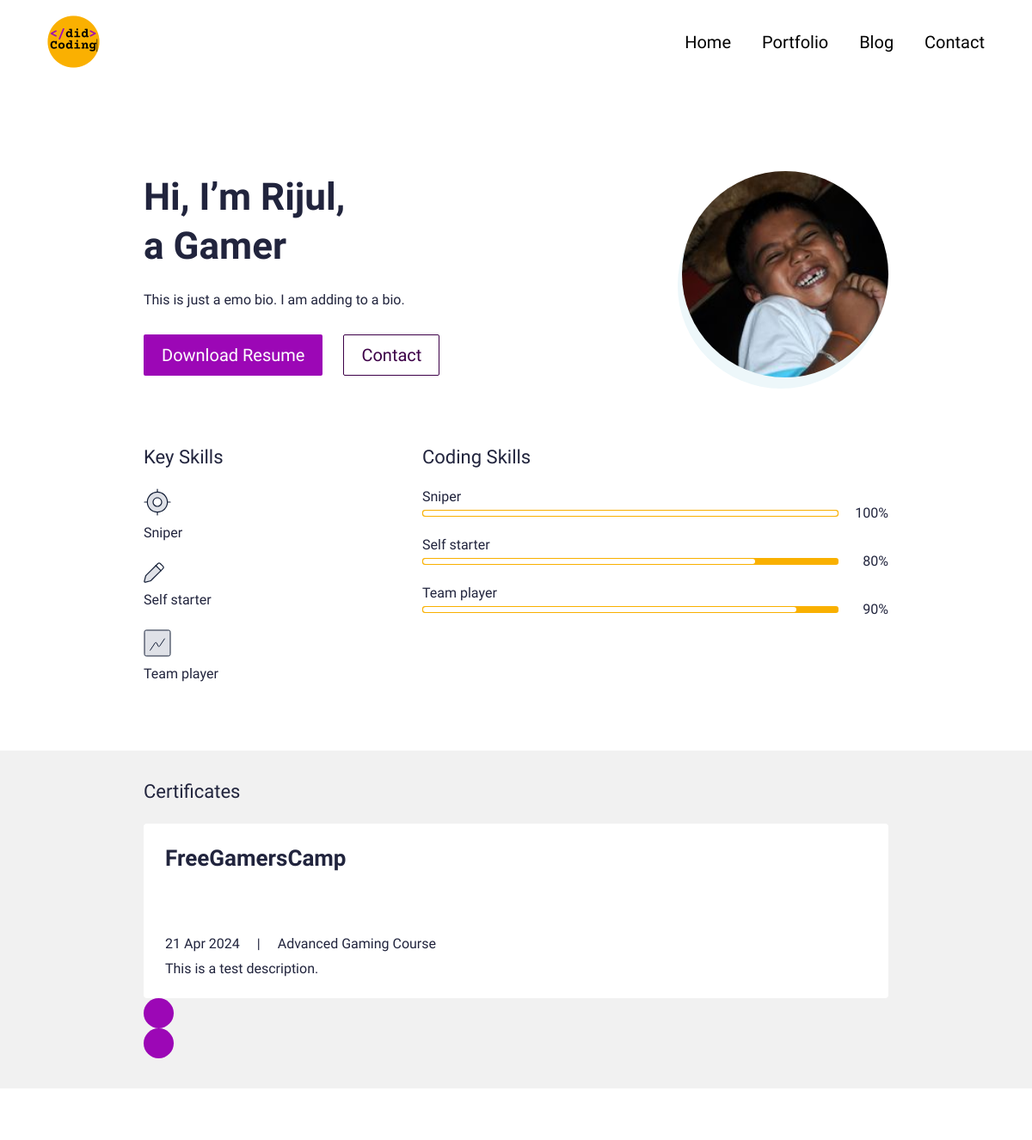
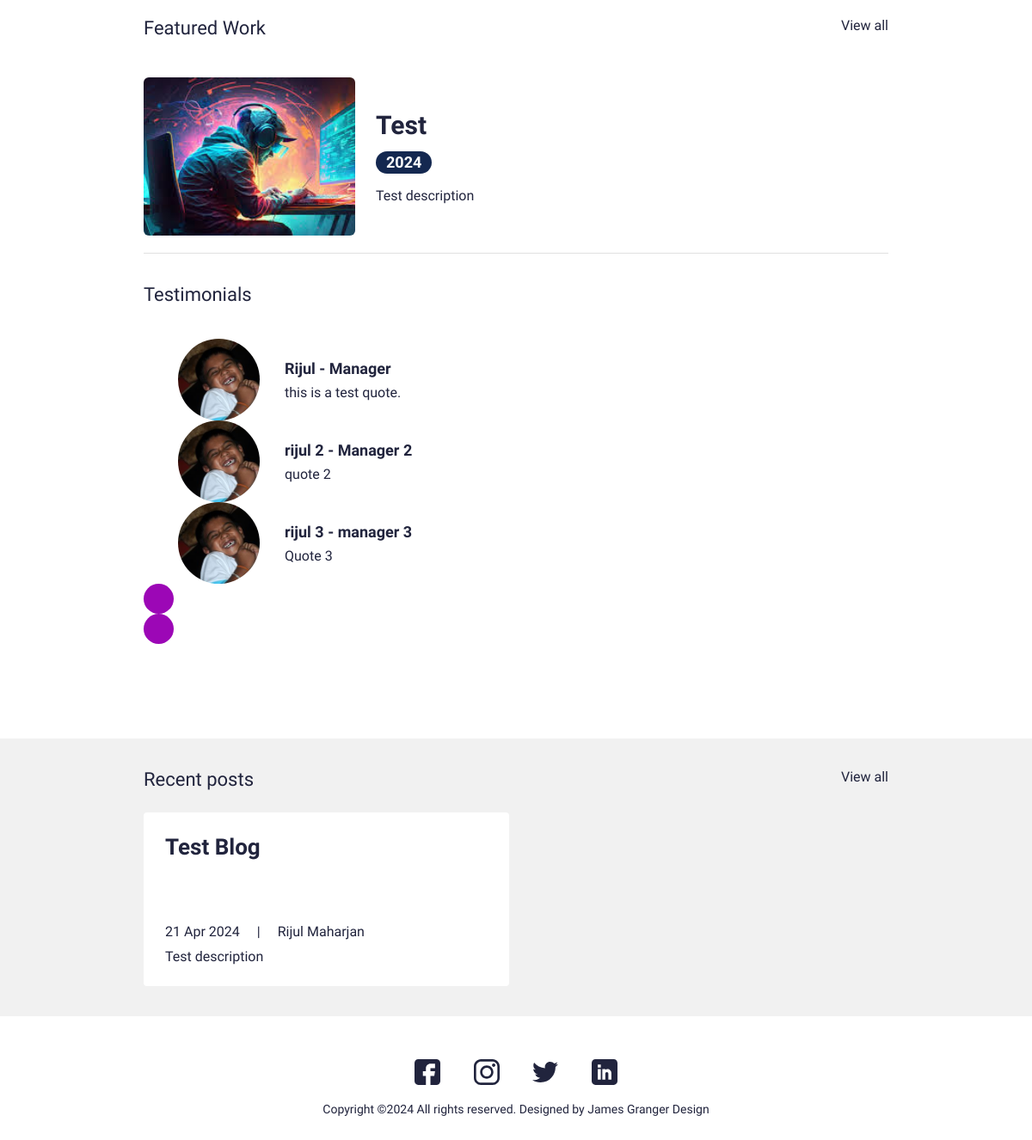
The page / on the database its author committed (2 pictures, top to bottom).
### main/models.py (models this page shows, shortened)
class UserProfile(models.Model):
    class Meta:
        verbose_name_plural = 'User Profiles'
        verbose_name = 'User Profile'
    user = models.OneToOneField(User, on_delete=models.CASCADE)
    avatar = models.ImageField(blank=True, null=True, upload_to="avatar")
    title = models.CharField(max_length=200, blank=True, null=True)
    bio = models.TextField(blank=True, null=True)
    skills = models.ManyToManyField(Skill, blank=True)
    cv = models.FileField(blank=True, null=True, upload_to="cv")

class Skill(models.Model):
    class Meta:
        verbose_name_plural = 'Skills'
        verbose_name = 'Skill'
    name = models.CharField(max_length=20, blank=True, null=True)
    score = models.IntegerField(default=80, blank=True, null=True)
    image = models.FileField(blank=True, null=True, upload_to="skills")
    is_key_skill = models.BooleanField(default=False)

class Certificate(models.Model):
    class Meta:
        verbose_name_plural = 'Certificates'
        verbose_name = 'Certificate'
    date = models.DateTimeField(blank=True, null=True)
    name = models.CharField(max_length=50, blank=True, null=True)
    title = models.CharField(max_length=200, blank=True, null=True)
    description = models.CharField(max_length=500, blank=True, null=True)
    is_active = models.BooleanField(default=True)

class Portfolio(models.Model):
    class Meta:
        verbose_name_plural = 'Portfolio Profiles'
        verbose_name = 'Portfolio'
        ordering = ["name"]
    date = models.DateTimeField(blank=True, null=True)
    name = models.CharField(max_length=200, blank=True, null=True)
    description = models.CharField(max_length=500, blank=True, null=True)
    body = RichTextField(blank=True, null=True)
    image = models.ImageField(blank=True, null=True, upload_to="portfolio")
    slug = models.SlugField(null=True, blank=True)
    is_active = models.BooleanField(default=True)

class Testimonial(models.Model):
    class Meta:
        verbose_name_plural = 'Testimonials'
        verbose_name = 'Testimonial'
        ordering = ["name"]
    thumbnail = models.ImageField(blank=True, null=True, upload_to="testimonials")
    name = models.CharField(max_length=200, blank=True, null=True)
    role = models.CharField(max_length=200, blank=True, null=True)
    quote = models.CharField(max_length=500, blank=True, null=True)
    is_active = models.BooleanField(default=True)

class Blog(models.Model):
    class Meta:
        verbose_name_plural = 'Blog Profiles'
        verbose_name = 'Blog'
        ordering = ["timestamp"]
    timestamp = models.DateTimeField(auto_now_add=True)
    author = models.CharField(max_length=200, blank=True, null=True)
    name = models.CharField(max_length=200, blank=True, null=True)
    description = models.CharField(max_length=500, blank=True, null=True)
    body = RichTextField(blank=True, null=True)
    slug = models.SlugField(null=True, blank=True)
    image = models.ImageField(blank=True, null=True, upload_to="blog")
    is_active = models.BooleanField(default=True)

### main/views.py (the view)
# urls.py: path('', views.IndexView.as_view(), name="home"),
class IndexView(generic.TemplateView):
	template_name = "main/index.html"
	def get_context_data(self, **kwargs):
		context = super().get_context_data(**kwargs)
		testimonials = Testimonial.objects.filter(is_active=True)
		certificates = Certificate.objects.filter(is_active=True)
		blogs = Blog.objects.filter(is_active=True)
		portfolio = Portfolio.objects.filter(is_active=True)
		context["testimonials"] = testimonials
		context["certificates"] = certificates
		context["blogs"] = blogs
		context["portfolio"] = portfolio
		return context

### my_resume/context_processors.py (called while the page is built)
def project_context(request):
	context = {
		'me': User.objects.first(),
	}
	return context

### main/templates/main/index.html (shortened to what this page needs)
{% extends 'main/base.html' %}
{% load static %}
{% block content %}
<section>
  <div class="bannerSection">
    <div class="container">
      <div class="row g-4 g-md-3  align-items-center">
        <div class="col-md-auto order-md-last">
          <div class="bannerUserImg">
            <img src="{{me.userprofile.avatar.url}}" alt="{{me.first_name|title}} {{me.last_name|title}} avatar">
          </div>
        </div>
        <div class="col-md">
          <div class="bannerContent">
            <h1 class="xlTitle pb-3">Hi, I’m {{me.first_name|title}}, <br> a {{me.userprofile.title}} </br></h1>
            <p>{{me.userprofile.bio}}</p>
            <div class="bannerBtnCol">
              <div class="row">
                <div class="col-auto">
                  <a download href="{{me.userprofile.cv.url}}" class="btn btnPrimary">Download Resume</a>
                </div>
                <div class="col-auto">
                  <a href="{% url 'main:contact' %}" class="btn btnOutline">Contact</a>
                </div>
              </div>
            </div>
          </div>
        </div>
      </div>
    </div>
  </div>
</section>
<section>
  <div class="sectionSpace pt-0">
    <div class="container">
      <div class="row">
        <div class="col-md-auto">
          <div class="keySkillCol">
            <h4 class="smTitle pb-3">Key Skills</h4>
            {% for sk in me.userprofile.skills.all %}
            {% if sk.is_key_skill %}
            <div class="keySkillCard">
              {% if sk.image %}
              <div class="ksIconCol">
                <img src="{{sk.image.url}}" alt="...">
              </div>
              {% endif %}
              <span class="ksText">{{sk.name}}</span>
            </div>
            {% endif %}
            {% endfor %}
          </div>
        </div>
        <div class="col-md">
          <h4 class="smTitle pb-3">Coding Skills</h4>
          <div class="progressCol">
            <div class="progressCard">
              {% for sk in me.userprofile.skills.all %}
              {% if sk.is_key_skill %}
              <div class="progressCol">
                <span class="progressLbl">{{sk.name}}</span>
                <div class="row g-2 align-items-center">
                  <div class="col">
                    <div class="progress progressStyle">
                      <div class="progress-bar" role="progressbar" style="width: {{sk.score}}%" aria-valuenow="{{sk.score}}" aria-valuemin="0" aria-valuemax="100"></div>
                    </div>
                  </div>
                  <div class="col-auto">
                    <span class="pLbl">{{sk.score}}%</span>
                  </div>
                </div>
              </div>
              {% endif %}
              {% endfor %}
            </div>
          </div>
        </div>
      </div>
    </div>
  </div>
</section>
<section>
  <div class="sectionSpaceSm lightBg">
    <div class="container">
      <div class="row pb-3">
        <div class="col">
          <h4 class="smText regular">Certificates</h4>
        </div>
      </div>
      <div class="sliderOuter">
        <div class="swiper certificatesSlider">
          <div class="swiper-wrapper">
            {% for c in certificates %}
            {% if c.is_active %}
            <div class="swiper-slide">
              <div class="cardStyle1">
                <h4 class="mdTitle cs1Title">
                  <a href="javascript:void(0)">{{c.title}}</a>
                </h4>
                <ul class="cardOptionCol">
                  <li>{{c.date.date}}</li>
                  <li>{{c.name|title}}</li>
                </ul>
                <p>{{c.description}}</p>
              </div>
            </div>
            {% endif %}
            {% endfor %}
          </div>
        </div>
        <div class="cert-swiper-button-next swiper-button-next swiperBtnStyle"></div>
        <div class="cert-swiper-button-prev swiper-button-prev swiperBtnStyle"></div>
      </div>
    </div>
  </div>
</section>
<section>
  <div class="sectionSpace">
    <div class="container">
      <div class="portfolioCol">
        <div class="row pb-3">
          <div class="col">
            <h4 class="smText regular">Featured Work</h4>
          </div>
          <div class="col-auto">
            <a href="{% url 'main:portfolios' %}" class="simpleLink">View all</a>
          </div>
        </div>
        {% for p in portfolio %}
        {% if p.is_active %}
        <div class="portfolioCard">
          <div class="row g-4 align-items-center">
            <div class="col-md-auto">
              <div class="portfolioImgCol">
                <a href="{% url 'main:portfolio' slug=p.slug %}"><img src="{{p.image.url}}" alt="..."></a>
              </div>
            </div>
            <div class="col-md">
              <div class="portfolioContentCol">
                <h4 class="lgTitle"><a href="{% url 'main:portfolio' slug=p.slug %}">{{p.name}}</a></h4>
                <ul class="portfolioOption">
                  <li><span class="dateLbl">{{p.date.year}}</span></li>
                </ul>
                <p>{{p.description}}</p>
              </div>
            </div>
          </div>
        </div>
        {% endif %}
        {% endfor %}
      </div>
      <div class="testimonialCol">
        <h4 class="smText regular d-block">Testimonials</h4>
        <div class="testimonialSlider">
          <div class="swiper testimonialSwiper">
            <div class="swiper-wrapper">
              {% for t in testimonials %}
              {% if t.is_active %}
              <div class="swiper-slide">
                <div class="testimonialCard">
                  <div class="row align-items-center">
                    <div class="col-sm-auto">
                      <div class="tImgCol">
                        <img src="{{t.thumbnail.url}}" alt="...">
                      </div>
                    </div>
                    <div class="col-sm">
                      <div class="tContentCol">
                        <h4 class="xsTitle bold">{{t.name}} - {{t.role}}</h4>
                        <p>{{t.quote}}</p>
                      </div>
                    </div>
                  </div>
                </div>
              </div>
              {% endif %}
              {% endfor %}
            </div>
            <div class="test-swiper-button-next swiper-button-next swiperBtnStyle"></div>
            <div class="test-swiper-button-prev swiper-button-prev swiperBtnStyle"></div>
          </div>
        </div>
      </div>
    </div>
  </div>
</section>
<section>
  <div class="sectionSpaceSm lightBg">
    <div class="container">
      <div class="row pb-3">
        <div class="col">
          <h4 class="smText regular">Recent posts</h4>
        </div>
        <div class="col-auto">
          <a href="{% url 'main:blogs' %}" class="simpleLink">View all</a>
        </div>
      </div>
      <div class="row g-3">
      {% for b in blogs %}
      {% if b.is_active %}
        <div class="col-lg-6">
          <div class="cardStyle1">
            <h4 class="mdTitle cs1Title"><a href="{% url 'main:blog' slug=b.slug %}">{{b.name}}</a></h4>
            <ul class="cardOptionCol">
              <li>{{b.timestamp.date}}</li>
              <li>{{b.author}}</li>
            </ul>
            <p>{{b.description}}</p>
          </div>
        </div>
        {% endif %}
        {% endfor %}
      </div>
    </div>
  </div>
</section>
{% endblock %}

### main/templates/main/base.html (shortened to what this page needs)
{% load static %}
<!doctype html>
<html lang="en">
  <head>
    <link href="{% static 'css/bootstrap.min.css' %}" rel="stylesheet">
    <link rel="stylesheet" href="https://unpkg.com/swiper@7.0.5/swiper-bundle.min.css">
    <link href="{% static 'css/style.css' %}" rel="stylesheet">
  </head>
  <body>
    {% include 'main/partials/nav.html' %}
    {% block content %}{% endblock %}
    {% include 'main/partials/footer.html' %}
  </body>
</html>

### main/templates/main/partials/nav.html (shortened to what this page needs)
{% load static %}
<header>
    <div class="headerCol">
    <div class="container-fluid">
        <div class="row align-items-center">
        <div class="col-auto">
            <div class="logoCol"><a href="{% url 'main:home' %}"><img src="{% static 'images/logo.png' %}" alt="..."></a></div>
        </div>
        <div class="col">
            <div class="navCollapseCol">
            <div class="navCol">
                <ul>
                <li><a href="{%url 'main:home'%}">Home</a></li>
                <li><a href="{%url 'main:portfolios' %}">Portfolio</a></li>
                <li><a href="{% url 'main:blogs' %}">Blog</a></li>
                <li><a href="{%url 'main:contact'%}">Contact</a></li>
                </ul>
            </div>
            </div>
        </div>
        </div>
    </div>
    </div>
</header>

### main/templates/main/partials/footer.html
{% load static %}
<footer>
    <div class="footerCol">
    <div class="container">
        <ul class="socialCol">
        <li><a href="javascript:void(0)"><img src="{% static 'images/fb.svg' %}" alt="..."></a></li>
        <li><a href="javascript:void(0)"><img src="{% static 'images/insta.svg' %}" alt="..."></a></li>
        <li><a href="javascript:void(0)"><img src="{% static 'images/twitter.svg' %}" alt="..."></a></li>
        <li><a href="javascript:void(0)"><img src="{% static 'images/linkedin.svg' %}" alt="..."></a></li>
        </ul>
        <div class="copyrightCol">
        <p>Copyright ©{% now 'Y' %} All rights reserved. Designed by <a href="https://jamesgrangerdesign.co.uk/" target="_blank">James Granger Design</a></p>
        </div>
    </div>
    </div>
</footer>

### rows shown on the page
Skill: image (picture), name "Sniper", score "100"
Skill: image (picture), name "Self starter", score "80"
Skill: image (picture), name "Team player", score "90"
Certificate: title "FreeGamersCamp", date "21 Apr 2024", name "Advanced Gaming Course", description "This is a test description."
Portfolio: image (picture), name "Test", date.year "2024", description "Test description"
Testimonial: thumbnail (placeholder picture), name "Rijul", role "Manager", quote "this is a test quote."
Testimonial: thumbnail (picture), name "rijul 2", role "Manager 2", quote "quote 2"
Testimonial: thumbnail (picture), name "rijul 3", role "manager 3", quote "Quote 3"
Blog: name "Test Blog", timestamp "21 Apr 2024", author "Rijul Maharjan", description "Test description"

### other values the page prints
{{ me.first_name|title }} "Rijul"
{{ me.userprofile.title }} "Gamer"
{{ me.userprofile.bio }} "This is just a emo bio. I am adding to a bio."
